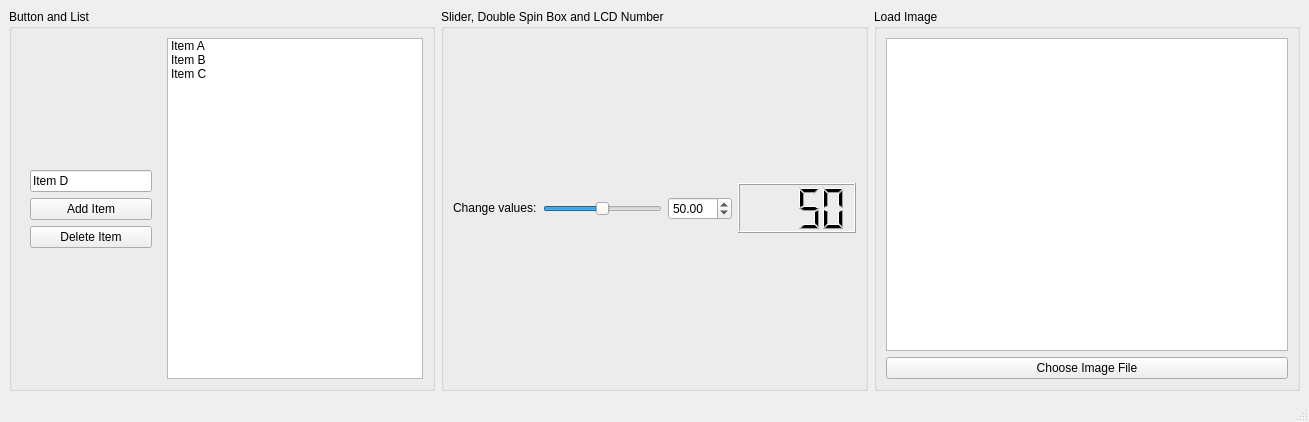
<?xml version="1.0" encoding="UTF-8"?>
<ui version="4.0">
 <class>MainWindow</class>
 <widget class="QMainWindow" name="MainWindow">
  <property name="geometry">
   <rect>
    <x>0</x>
    <y>0</y>
    <width>1309</width>
    <height>422</height>
   </rect>
  </property>
  <property name="windowTitle">
   <string>MainWindow</string>
  </property>
  <widget class="QWidget" name="centralwidget">
   <layout class="QGridLayout" name="gridLayout">
    <item row="0" column="0">
     <widget class="QGroupBox" name="groupBox">
      <property name="title">
       <string>Button and List</string>
      </property>
      <layout class="QHBoxLayout" name="horizontalLayout_2">
       <item>
        <widget class="QWidget" name="widget" native="true">
         <layout class="QVBoxLayout" name="verticalLayout_2">
          <item>
           <spacer name="verticalSpacer_2">
            <property name="orientation">
             <enum>Qt::Vertical</enum>
            </property>
            <property name="sizeHint" stdset="0">
             <size>
              <width>20</width>
              <height>40</height>
             </size>
            </property>
           </spacer>
          </item>
          <item>
           <widget class="QLineEdit" name="lineEdit">
            <property name="sizePolicy">
             <sizepolicy hsizetype="Preferred" vsizetype="Fixed">
              <horstretch>0</horstretch>
              <verstretch>0</verstretch>
             </sizepolicy>
            </property>
            <property name="text">
             <string>Item D</string>
            </property>
           </widget>
          </item>
          <item>
           <widget class="QPushButton" name="pushButton_addItem">
            <property name="sizePolicy">
             <sizepolicy hsizetype="Preferred" vsizetype="Fixed">
              <horstretch>0</horstretch>
              <verstretch>0</verstretch>
             </sizepolicy>
            </property>
            <property name="text">
             <string>Add Item</string>
            </property>
           </widget>
          </item>
          <item>
           <widget class="QPushButton" name="pushButton_deleteItem">
            <property name="text">
             <string>Delete Item</string>
            </property>
           </widget>
          </item>
          <item>
           <spacer name="verticalSpacer">
            <property name="orientation">
             <enum>Qt::Vertical</enum>
            </property>
            <property name="sizeHint" stdset="0">
             <size>
              <width>20</width>
              <height>40</height>
             </size>
            </property>
           </spacer>
          </item>
         </layout>
        </widget>
       </item>
       <item>
        <widget class="QListWidget" name="listWidget">
         <property name="sizePolicy">
          <sizepolicy hsizetype="Preferred" vsizetype="Preferred">
           <horstretch>0</horstretch>
           <verstretch>0</verstretch>
          </sizepolicy>
         </property>
         <item>
          <property name="text">
           <string>Item A</string>
          </property>
         </item>
         <item>
          <property name="text">
           <string>Item B</string>
          </property>
         </item>
         <item>
          <property name="text">
           <string>Item C</string>
          </property>
         </item>
        </widget>
       </item>
      </layout>
     </widget>
    </item>
    <item row="0" column="1">
     <widget class="QGroupBox" name="groupBox_3">
      <property name="title">
       <string>Slider, Double Spin Box and LCD Number</string>
      </property>
      <layout class="QHBoxLayout" name="horizontalLayout">
       <item>
        <widget class="QLabel" name="label">
         <property name="sizePolicy">
          <sizepolicy hsizetype="Maximum" vsizetype="Maximum">
           <horstretch>0</horstretch>
           <verstretch>0</verstretch>
          </sizepolicy>
         </property>
         <property name="text">
          <string>Change values:</string>
         </property>
        </widget>
       </item>
       <item>
        <widget class="QSlider" name="horizontalSlider">
         <property name="sizePolicy">
          <sizepolicy hsizetype="Preferred" vsizetype="Fixed">
           <horstretch>0</horstretch>
           <verstretch>0</verstretch>
          </sizepolicy>
         </property>
         <property name="maximum">
          <number>100</number>
         </property>
         <property name="value">
          <number>50</number>
         </property>
         <property name="orientation">
          <enum>Qt::Horizontal</enum>
         </property>
        </widget>
       </item>
       <item>
        <widget class="QDoubleSpinBox" name="doubleSpinBox">
         <property name="sizePolicy">
          <sizepolicy hsizetype="Maximum" vsizetype="Fixed">
           <horstretch>0</horstretch>
           <verstretch>0</verstretch>
          </sizepolicy>
         </property>
         <property name="maximum">
          <double>100.000000000000000</double>
         </property>
         <property name="singleStep">
          <double>0.100000000000000</double>
         </property>
         <property name="value">
          <double>50.000000000000000</double>
         </property>
        </widget>
       </item>
       <item>
        <widget class="QLCDNumber" name="lcdNumber">
         <property name="sizePolicy">
          <sizepolicy hsizetype="Preferred" vsizetype="Fixed">
           <horstretch>0</horstretch>
           <verstretch>0</verstretch>
          </sizepolicy>
         </property>
         <property name="minimumSize">
          <size>
           <width>0</width>
           <height>50</height>
          </size>
         </property>
         <property name="baseSize">
          <size>
           <width>0</width>
           <height>0</height>
          </size>
         </property>
         <property name="smallDecimalPoint">
          <bool>false</bool>
         </property>
         <property name="digitCount">
          <number>4</number>
         </property>
         <property name="value" stdset="0">
          <double>50.000000000000000</double>
         </property>
        </widget>
       </item>
      </layout>
     </widget>
    </item>
    <item row="0" column="2">
     <widget class="QGroupBox" name="groupBox_4">
      <property name="title">
       <string>Load Image</string>
      </property>
      <layout class="QVBoxLayout" name="verticalLayout">
       <item>
        <widget class="QGraphicsView" name="graphicsView">
         <property name="sizePolicy">
          <sizepolicy hsizetype="Preferred" vsizetype="Preferred">
           <horstretch>0</horstretch>
           <verstretch>0</verstretch>
          </sizepolicy>
         </property>
        </widget>
       </item>
       <item>
        <widget class="QPushButton" name="pushButton_loadImage">
         <property name="text">
          <string>Choose Image File</string>
         </property>
        </widget>
       </item>
      </layout>
     </widget>
    </item>
   </layout>
  </widget>
  <widget class="QMenuBar" name="menubar">
   <property name="geometry">
    <rect>
     <x>0</x>
     <y>0</y>
     <width>1309</width>
     <height>22</height>
    </rect>
   </property>
  </widget>
  <widget class="QStatusBar" name="statusbar"/>
 </widget>
 <resources/>
 <connections/>
</ui>
